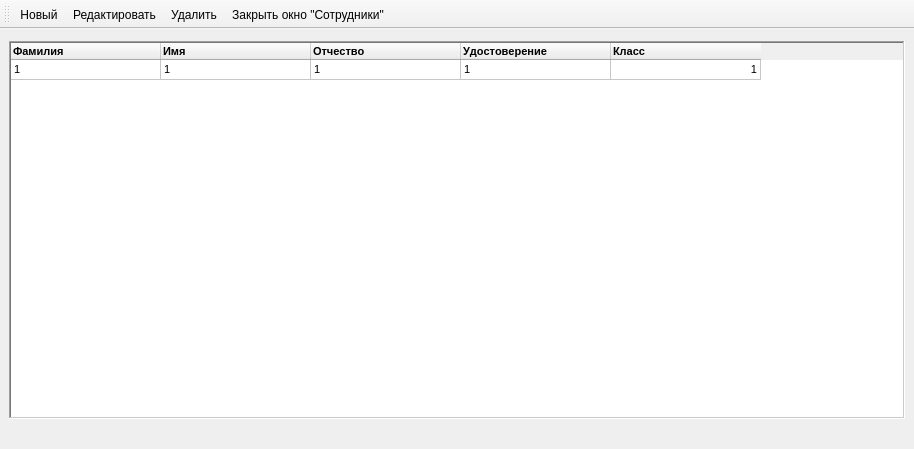
<?xml version="1.0" encoding="UTF-8"?>
<ui version="4.0">
 <class>MainWindow</class>
 <widget class="QMainWindow" name="MainWindow">
  <property name="windowModality">
   <enum>Qt::NonModal</enum>
  </property>
  <property name="geometry">
   <rect>
    <x>0</x>
    <y>0</y>
    <width>914</width>
    <height>449</height>
   </rect>
  </property>
  <property name="sizePolicy">
   <sizepolicy hsizetype="Minimum" vsizetype="Minimum">
    <horstretch>0</horstretch>
    <verstretch>0</verstretch>
   </sizepolicy>
  </property>
  <property name="focusPolicy">
   <enum>Qt::NoFocus</enum>
  </property>
  <property name="windowTitle">
   <string>Сотрудники</string>
  </property>
  <property name="windowIcon">
   <iconset>
    <normaloff>bmp/18.bmp</normaloff>bmp/18.bmp</iconset>
  </property>
  <property name="layoutDirection">
   <enum>Qt::LeftToRight</enum>
  </property>
  <property name="toolButtonStyle">
   <enum>Qt::ToolButtonFollowStyle</enum>
  </property>
  <property name="animated">
   <bool>true</bool>
  </property>
  <widget class="QWidget" name="centralwidget">
   <property name="sizePolicy">
    <sizepolicy hsizetype="Minimum" vsizetype="Minimum">
     <horstretch>0</horstretch>
     <verstretch>0</verstretch>
    </sizepolicy>
   </property>
   <property name="focusPolicy">
    <enum>Qt::NoFocus</enum>
   </property>
   <property name="layoutDirection">
    <enum>Qt::RightToLeft</enum>
   </property>
   <property name="autoFillBackground">
    <bool>false</bool>
   </property>
   <layout class="QGridLayout" name="gridLayout_2">
    <property name="leftMargin">
     <number>0</number>
    </property>
    <property name="topMargin">
     <number>0</number>
    </property>
    <property name="rightMargin">
     <number>0</number>
    </property>
    <property name="bottomMargin">
     <number>0</number>
    </property>
    <item row="0" column="0">
     <layout class="QGridLayout" name="gridLayout">
      <property name="leftMargin">
       <number>9</number>
      </property>
      <property name="topMargin">
       <number>12</number>
      </property>
      <property name="rightMargin">
       <number>9</number>
      </property>
      <property name="bottomMargin">
       <number>30</number>
      </property>
      <item row="0" column="0">
       <widget class="QTableWidget" name="tableWidget">
        <property name="sizePolicy">
         <sizepolicy hsizetype="Minimum" vsizetype="Minimum">
          <horstretch>0</horstretch>
          <verstretch>0</verstretch>
         </sizepolicy>
        </property>
        <property name="maximumSize">
         <size>
          <width>16777215</width>
          <height>16777215</height>
         </size>
        </property>
        <property name="sizeIncrement">
         <size>
          <width>0</width>
          <height>0</height>
         </size>
        </property>
        <property name="baseSize">
         <size>
          <width>0</width>
          <height>0</height>
         </size>
        </property>
        <property name="font">
         <font>
          <family>MS Shell Dlg 2</family>
          <pointsize>8</pointsize>
         </font>
        </property>
        <property name="focusPolicy">
         <enum>Qt::StrongFocus</enum>
        </property>
        <property name="contextMenuPolicy">
         <enum>Qt::DefaultContextMenu</enum>
        </property>
        <property name="acceptDrops">
         <bool>false</bool>
        </property>
        <property name="layoutDirection">
         <enum>Qt::LeftToRight</enum>
        </property>
        <property name="autoFillBackground">
         <bool>false</bool>
        </property>
        <property name="frameShape">
         <enum>QFrame::WinPanel</enum>
        </property>
        <property name="frameShadow">
         <enum>QFrame::Sunken</enum>
        </property>
        <property name="lineWidth">
         <number>0</number>
        </property>
        <property name="midLineWidth">
         <number>1</number>
        </property>
        <property name="horizontalScrollBarPolicy">
         <enum>Qt::ScrollBarAsNeeded</enum>
        </property>
        <property name="sizeAdjustPolicy">
         <enum>QAbstractScrollArea::AdjustIgnored</enum>
        </property>
        <property name="autoScrollMargin">
         <number>16</number>
        </property>
        <property name="editTriggers">
         <set>QAbstractItemView::NoEditTriggers</set>
        </property>
        <property name="showDropIndicator" stdset="0">
         <bool>true</bool>
        </property>
        <property name="dragEnabled">
         <bool>false</bool>
        </property>
        <property name="dragDropMode">
         <enum>QAbstractItemView::NoDragDrop</enum>
        </property>
        <property name="alternatingRowColors">
         <bool>false</bool>
        </property>
        <property name="selectionMode">
         <enum>QAbstractItemView::ExtendedSelection</enum>
        </property>
        <property name="selectionBehavior">
         <enum>QAbstractItemView::SelectItems</enum>
        </property>
        <property name="verticalScrollMode">
         <enum>QAbstractItemView::ScrollPerItem</enum>
        </property>
        <property name="showGrid">
         <bool>true</bool>
        </property>
        <property name="gridStyle">
         <enum>Qt::SolidLine</enum>
        </property>
        <property name="sortingEnabled">
         <bool>false</bool>
        </property>
        <attribute name="horizontalHeaderVisible">
         <bool>true</bool>
        </attribute>
        <attribute name="horizontalHeaderCascadingSectionResizes">
         <bool>false</bool>
        </attribute>
        <attribute name="horizontalHeaderMinimumSectionSize">
         <number>150</number>
        </attribute>
        <attribute name="horizontalHeaderDefaultSectionSize">
         <number>150</number>
        </attribute>
        <attribute name="horizontalHeaderHighlightSections">
         <bool>true</bool>
        </attribute>
        <attribute name="horizontalHeaderShowSortIndicator" stdset="0">
         <bool>false</bool>
        </attribute>
        <attribute name="horizontalHeaderStretchLastSection">
         <bool>false</bool>
        </attribute>
        <attribute name="verticalHeaderVisible">
         <bool>false</bool>
        </attribute>
        <attribute name="verticalHeaderCascadingSectionResizes">
         <bool>false</bool>
        </attribute>
        <attribute name="verticalHeaderMinimumSectionSize">
         <number>10</number>
        </attribute>
        <attribute name="verticalHeaderDefaultSectionSize">
         <number>20</number>
        </attribute>
        <attribute name="verticalHeaderHighlightSections">
         <bool>true</bool>
        </attribute>
        <attribute name="verticalHeaderShowSortIndicator" stdset="0">
         <bool>false</bool>
        </attribute>
        <attribute name="verticalHeaderStretchLastSection">
         <bool>false</bool>
        </attribute>
        <row>
         <property name="text">
          <string/>
         </property>
         <property name="font">
          <font>
           <family>MS Shell Dlg 2</family>
           <pointsize>8</pointsize>
           <kerning>true</kerning>
          </font>
         </property>
         <property name="textAlignment">
          <set>AlignLeading|AlignTop</set>
         </property>
         <property name="background">
          <color>
           <red>236</red>
           <green>236</green>
           <blue>236</blue>
          </color>
         </property>
         <property name="foreground">
          <brush brushstyle="NoBrush">
           <color alpha="255">
            <red>245</red>
            <green>245</green>
            <blue>245</blue>
           </color>
          </brush>
         </property>
        </row>
        <column>
         <property name="text">
          <string>Фамилия</string>
         </property>
         <property name="font">
          <font>
           <family>MS Shell Dlg 2</family>
           <pointsize>8</pointsize>
           <weight>75</weight>
           <bold>true</bold>
           <kerning>false</kerning>
          </font>
         </property>
         <property name="textAlignment">
          <set>AlignLeading|AlignTop</set>
         </property>
         <property name="background">
          <color>
           <red>199</red>
           <green>208</green>
           <blue>191</blue>
          </color>
         </property>
        </column>
        <column>
         <property name="text">
          <string>Имя</string>
         </property>
         <property name="font">
          <font>
           <family>MS Shell Dlg 2</family>
           <pointsize>8</pointsize>
           <weight>75</weight>
           <bold>true</bold>
           <kerning>false</kerning>
          </font>
         </property>
         <property name="textAlignment">
          <set>AlignLeading|AlignTop</set>
         </property>
         <property name="background">
          <color>
           <red>208</red>
           <green>218</green>
           <blue>200</blue>
          </color>
         </property>
        </column>
        <column>
         <property name="text">
          <string>Отчество</string>
         </property>
         <property name="font">
          <font>
           <family>MS Shell Dlg 2</family>
           <pointsize>8</pointsize>
           <weight>75</weight>
           <bold>true</bold>
           <kerning>false</kerning>
          </font>
         </property>
         <property name="textAlignment">
          <set>AlignLeading|AlignTop</set>
         </property>
         <property name="background">
          <color>
           <red>208</red>
           <green>218</green>
           <blue>200</blue>
          </color>
         </property>
        </column>
        <column>
         <property name="text">
          <string>Удостоверение</string>
         </property>
         <property name="font">
          <font>
           <family>MS Shell Dlg 2</family>
           <pointsize>8</pointsize>
           <weight>75</weight>
           <bold>true</bold>
           <kerning>false</kerning>
          </font>
         </property>
         <property name="textAlignment">
          <set>AlignLeading|AlignTop</set>
         </property>
         <property name="background">
          <color>
           <red>208</red>
           <green>218</green>
           <blue>200</blue>
          </color>
         </property>
        </column>
        <column>
         <property name="text">
          <string>Класс</string>
         </property>
         <property name="font">
          <font>
           <family>MS Shell Dlg 2</family>
           <pointsize>8</pointsize>
           <weight>75</weight>
           <bold>true</bold>
           <kerning>false</kerning>
          </font>
         </property>
         <property name="textAlignment">
          <set>AlignLeading|AlignTop</set>
         </property>
         <property name="background">
          <color>
           <red>208</red>
           <green>218</green>
           <blue>200</blue>
          </color>
         </property>
        </column>
        <item row="0" column="0">
         <property name="text">
          <string>1</string>
         </property>
         <property name="font">
          <font>
           <family>MS Shell Dlg 2</family>
           <pointsize>8</pointsize>
           <stylestrategy>PreferDefault</stylestrategy>
           <kerning>true</kerning>
          </font>
         </property>
         <property name="textAlignment">
          <set>AlignLeading|AlignVCenter</set>
         </property>
        </item>
        <item row="0" column="1">
         <property name="text">
          <string>1</string>
         </property>
         <property name="font">
          <font>
           <family>MS Shell Dlg 2</family>
           <pointsize>8</pointsize>
           <stylestrategy>PreferDefault</stylestrategy>
          </font>
         </property>
         <property name="textAlignment">
          <set>AlignLeading|AlignVCenter</set>
         </property>
        </item>
        <item row="0" column="2">
         <property name="text">
          <string>1</string>
         </property>
         <property name="font">
          <font>
           <family>MS Shell Dlg 2</family>
           <pointsize>8</pointsize>
          </font>
         </property>
         <property name="textAlignment">
          <set>AlignLeading|AlignVCenter</set>
         </property>
        </item>
        <item row="0" column="3">
         <property name="text">
          <string>1</string>
         </property>
         <property name="font">
          <font>
           <family>MS Shell Dlg 2</family>
           <pointsize>8</pointsize>
          </font>
         </property>
         <property name="textAlignment">
          <set>AlignLeading|AlignVCenter</set>
         </property>
        </item>
        <item row="0" column="4">
         <property name="text">
          <string>1</string>
         </property>
         <property name="font">
          <font>
           <family>MS Shell Dlg 2</family>
           <pointsize>8</pointsize>
          </font>
         </property>
         <property name="textAlignment">
          <set>AlignTrailing|AlignVCenter</set>
         </property>
        </item>
       </widget>
      </item>
     </layout>
    </item>
   </layout>
  </widget>
  <widget class="QToolBar" name="toolBar">
   <property name="enabled">
    <bool>true</bool>
   </property>
   <property name="sizePolicy">
    <sizepolicy hsizetype="Minimum" vsizetype="Minimum">
     <horstretch>0</horstretch>
     <verstretch>0</verstretch>
    </sizepolicy>
   </property>
   <property name="windowTitle">
    <string>toolBar</string>
   </property>
   <property name="movable">
    <bool>true</bool>
   </property>
   <property name="iconSize">
    <size>
     <width>17</width>
     <height>17</height>
    </size>
   </property>
   <property name="floatable">
    <bool>true</bool>
   </property>
   <attribute name="toolBarArea">
    <enum>TopToolBarArea</enum>
   </attribute>
   <attribute name="toolBarBreak">
    <bool>false</bool>
   </attribute>
   <addaction name="action_11"/>
   <addaction name="action_12"/>
   <addaction name="action_13"/>
   <addaction name="action_14"/>
  </widget>
  <action name="action_11">
   <property name="checkable">
    <bool>false</bool>
   </property>
   <property name="checked">
    <bool>false</bool>
   </property>
   <property name="icon">
    <iconset>
     <normaloff>bmp/8.bmp</normaloff>
     <disabledoff>bmp/8.bmp</disabledoff>bmp/8.bmp</iconset>
   </property>
   <property name="text">
    <string>Новый</string>
   </property>
  </action>
  <action name="action_12">
   <property name="checkable">
    <bool>false</bool>
   </property>
   <property name="checked">
    <bool>false</bool>
   </property>
   <property name="enabled">
    <bool>true</bool>
   </property>
   <property name="icon">
    <iconset>
     <normaloff>bmp/4.bmp</normaloff>
     <disabledoff>bmp/4.bmp</disabledoff>bmp/4.bmp</iconset>
   </property>
   <property name="text">
    <string>Редактировать</string>
   </property>
  </action>
  <action name="action_13">
   <property name="checkable">
    <bool>false</bool>
   </property>
   <property name="icon">
    <iconset>
     <normaloff>bmp/3.bmp</normaloff>
     <disabledoff>bmp/3.bmp</disabledoff>bmp/3.bmp</iconset>
   </property>
   <property name="text">
    <string>Удалить</string>
   </property>
  </action>
  <action name="action_14">
   <property name="checkable">
    <bool>false</bool>
   </property>
   <property name="icon">
    <iconset>
     <normaloff>bmp/11.bmp</normaloff>
     <disabledoff>bmp/11.bmp</disabledoff>bmp/11.bmp</iconset>
   </property>
   <property name="text">
    <string>Закрыть окно &quot;Сотрудники&quot;</string>
   </property>
  </action>
 </widget>
 <resources/>
 <connections/>
</ui>
